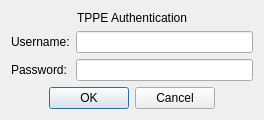
<?xml version="1.0" encoding="UTF-8"?>
<ui version="4.0">
 <class>Dialog</class>
 <widget class="QDialog" name="Dialog">
  <property name="geometry">
   <rect>
    <x>0</x>
    <y>0</y>
    <width>264</width>
    <height>113</height>
   </rect>
  </property>
  <property name="sizePolicy">
   <sizepolicy hsizetype="Maximum" vsizetype="Fixed">
    <horstretch>0</horstretch>
    <verstretch>0</verstretch>
   </sizepolicy>
  </property>
  <property name="maximumSize">
   <size>
    <width>264</width>
    <height>113</height>
   </size>
  </property>
  <property name="windowTitle">
   <string>TPPE Authentication</string>
  </property>
  <layout class="QGridLayout" name="gridLayout">
   <item row="2" column="1">
    <widget class="QLabel" name="pswrdLabel">
     <property name="sizePolicy">
      <sizepolicy hsizetype="Preferred" vsizetype="Fixed">
       <horstretch>0</horstretch>
       <verstretch>0</verstretch>
      </sizepolicy>
     </property>
     <property name="text">
      <string>Password:</string>
     </property>
    </widget>
   </item>
   <item row="2" column="2">
    <widget class="QLineEdit" name="pswrdEntry"/>
   </item>
   <item row="1" column="2">
    <widget class="QLineEdit" name="usernameEntry"/>
   </item>
   <item row="1" column="1">
    <widget class="QLabel" name="usernameLabel">
     <property name="sizePolicy">
      <sizepolicy hsizetype="Fixed" vsizetype="Preferred">
       <horstretch>0</horstretch>
       <verstretch>0</verstretch>
      </sizepolicy>
     </property>
     <property name="text">
      <string>Username:</string>
     </property>
    </widget>
   </item>
   <item row="0" column="1" colspan="2">
    <widget class="QLabel" name="authenticationTitle">
     <property name="sizePolicy">
      <sizepolicy hsizetype="Preferred" vsizetype="Fixed">
       <horstretch>0</horstretch>
       <verstretch>0</verstretch>
      </sizepolicy>
     </property>
     <property name="font">
      <font>
       <pointsize>9</pointsize>
       <weight>50</weight>
       <bold>false</bold>
      </font>
     </property>
     <property name="text">
      <string>TPPE Authentication</string>
     </property>
     <property name="alignment">
      <set>Qt::AlignCenter</set>
     </property>
    </widget>
   </item>
   <item row="3" column="1" colspan="2">
    <widget class="QDialogButtonBox" name="authenticationButtonBox">
     <property name="orientation">
      <enum>Qt::Horizontal</enum>
     </property>
     <property name="standardButtons">
      <set>QDialogButtonBox::Cancel|QDialogButtonBox::Ok</set>
     </property>
     <property name="centerButtons">
      <bool>true</bool>
     </property>
    </widget>
   </item>
  </layout>
 </widget>
 <resources/>
 <connections>
  <connection>
   <sender>authenticationButtonBox</sender>
   <signal>accepted()</signal>
   <receiver>Dialog</receiver>
   <slot>accept()</slot>
   <hints>
    <hint type="sourcelabel">
     <x>248</x>
     <y>254</y>
    </hint>
    <hint type="destinationlabel">
     <x>157</x>
     <y>274</y>
    </hint>
   </hints>
  </connection>
  <connection>
   <sender>authenticationButtonBox</sender>
   <signal>rejected()</signal>
   <receiver>Dialog</receiver>
   <slot>reject()</slot>
   <hints>
    <hint type="sourcelabel">
     <x>316</x>
     <y>260</y>
    </hint>
    <hint type="destinationlabel">
     <x>286</x>
     <y>274</y>
    </hint>
   </hints>
  </connection>
 </connections>
</ui>
